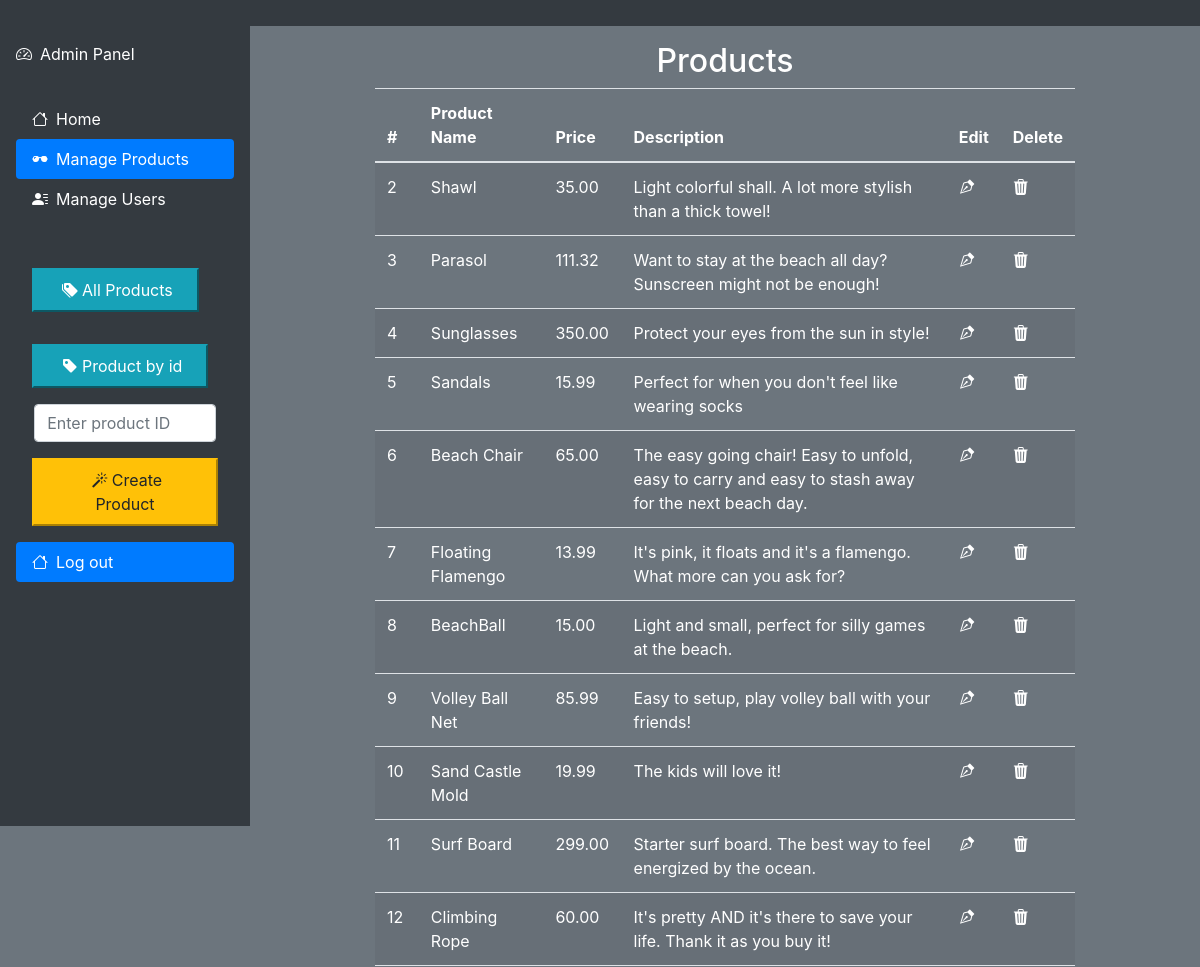
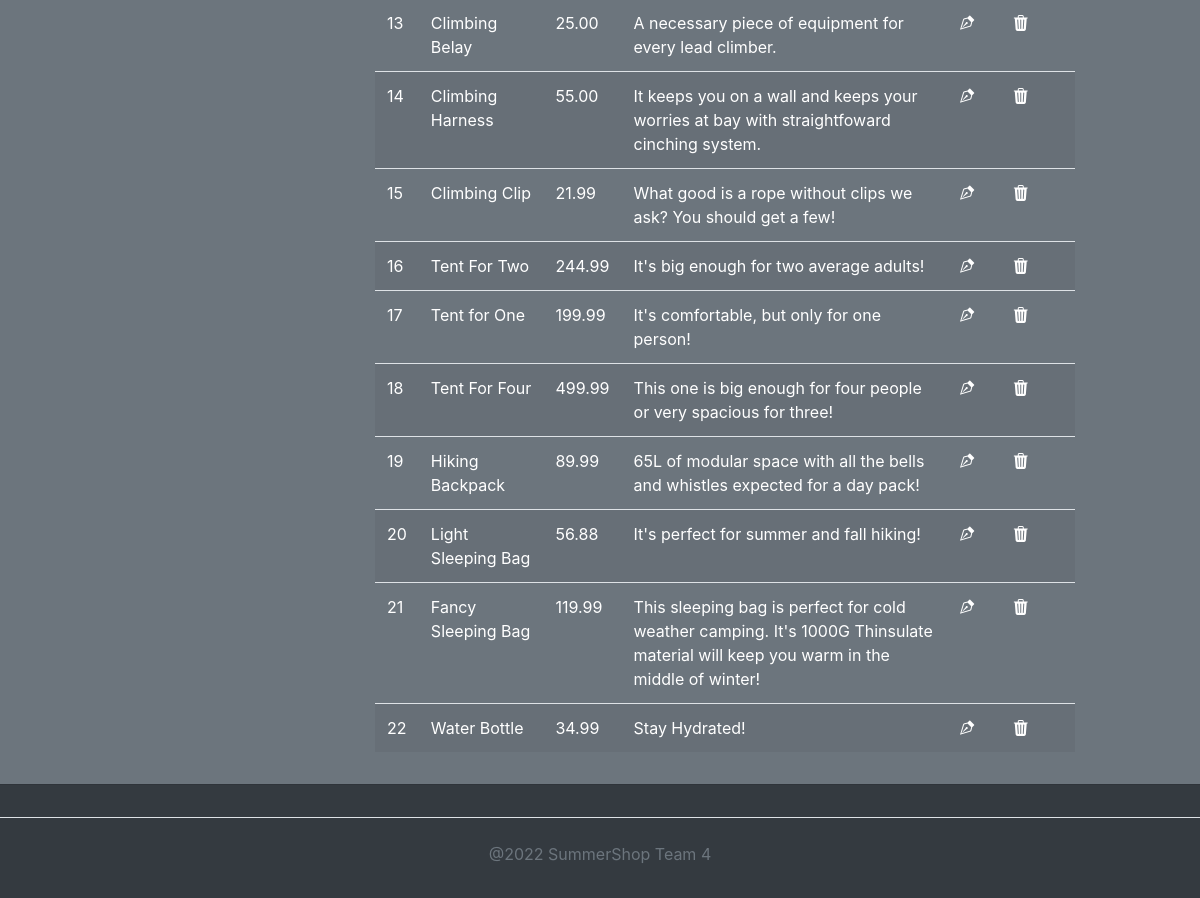
The app's page /members/adminManageProducts.php with its own data (2 pictures, top to bottom).
### tables this page shows
CREATE TABLE `products` (
  `id` int(11) NOT NULL,
  `name` varchar(255) NOT NULL,
  `description` varchar(255) NOT NULL,
  `price` decimal(10,2) NOT NULL
);

### models/admin.php (called while the page is built, shortened)
<?php
class Admin
{
  private $conn;
  public function __construct($db)
  {
    $this->conn = $db;
  }
  public function getAllProducts()
  {
    $query = 'SELECT * FROM products  ORDER BY
      id ASC';
    $stmt = $this->conn->prepare($query);
    $stmt->execute();
    return $stmt;
  }
}

### members/adminManageProducts.php (the view, shortened to what this page needs)
<?php
include_once '../models/admin.php';
$database = new Database();
$db = $database->connect();
$admin = new Admin($db);
$result = $admin->getAllProducts();
?>
<!DOCTYPE html>
<html lang="en">
<head>
  <link rel="stylesheet" href="https://cdn.jsdelivr.net/npm/bootstrap@4.3.1/dist/css/bootstrap.min.css"
>
  <link rel="stylesheet" href="../css/admin/style.css">
  <link rel="stylesheet" href="https://cdn.jsdelivr.net/npm/bootstrap-icons@1.8.3/font/bootstrap-icons.css">
</head>
<body>
  <nav class="navbar navbar-expand-lg bg-dark">
    <div class="container-fluid">
    </div>
  </nav>
  <div class="container-fluid bg-secondary">
    <div class="row">
      <div class="d-flex flex-column flex-shrink-0 p-3 text-white bg-dark c_h" style="width:250px;">
        <a class="d-flex align-items-stretch mb-3 mb-md-0 me-md-auto text-white text-decoration-none"
          href="adminDashboard.php"><i class="bi bi-speedometer2 pr-2"></i><span class="fs-4">Admin Panel</span></a>
        <ul class="nav nav-pills flex-column mb-auto">
          <li class="nav-item"><a class="nav-link text-white" href="../index.php" aria-current="page"><i
                class="bi bi-house pr-2"></i>Home</a></li>
          <li><a class="nav-link active text-white" href="#"><i class="bi bi-sunglasses pr-2"></i>Manage
              Products</a></li>
          <li><a class="nav-link text-white" href="adminGetAll.php"><i
                class="bi bi-person-lines-fill pr-2"></i></i>Manage Users</a></li>
          <li><button onclick="location.reload()" type="button" class="btn-info p-2 pr-4 pl-4 m-3"><i
                class="bi bi-tags-fill p-1"></i></i>All Products</button></li>
          <li><button onclick="getOneProduct()" id="searchID" type="button" class="btn-info p-2 pr-4 pl-4 m-3"><i
                class="bi bi-tag-fill p-1"></i></i>Product by id</button></li>
          <li><input id="idBox" name="productId" type="text" class="form-control m-auto col-10"
              placeholder="Enter product ID"></li>
          <li><button onclick="window.location.assign('productCreate.php')" type="button"
              class="btn-warning p-2 pr-4 pl-4 m-3">
              <i class="bi bi-magic p-1"></i>Create Product</button></li>
          <li class="nav-item"><a class="nav-link active" href="../api/admin/admin_logout.php" aria-current="page"><i
                class="bi bi-house pr-2"></i>Log out</a></li>
        </ul>
      </div>
      <div class="d-flex flex-grow-1 py-3 ps-0 ms-0 justify-content-center text-white bg-secondary">
        <div class="row-flex">
          <h2 class="text-center">Products</h2>
          <table class="table table-striped text-white t_s">
            <thead>
              <tr>
                <th scope="col">#</th>
                <th scope="col">Product Name</th>
                <th scope="col">Price</th>
                <th scope="col">Description</th>
                <th scope="col">Edit</th>
                <th scope="col">Delete</th>
              </tr>
            </thead>
            <tbody>
              <?php while ($row = $result->fetch(PDO::FETCH_ASSOC)) { ?>
              <tr>
                <td> <?= $row['id']; ?> </td>
                <td> <?= $row['name']; ?> </td>
                <td> <?= $row['price']; ?> </td>
                <td> <?= $row['description']; ?> </td>
                <td> <a href="../members/productupdate.php?id=<?= $row['id'] ?>"><i
                      class="bi bi-vector-pen text-white"></i></a> </td>
                <td> <a href="../api/admin/admin_productDelete.php?id=<?= $row['id'] ?>"><i
                      class="bi bi-trash3-fill text-white"></i></a></td>
              </tr>
              <?php }
                            ?>
            </tbody>
          </table>
        </div>
      </div>
    </div>
  </div>
  <footer class="py-3 bg-dark">
    <ul class="nav justify-content-center border-bottom pb-3">
    </ul>
    <p class="text-center text-muted pt-4">@2022 SummerShop Team 4</p>
  </footer>
</body>
</html>

### css/admin/style.css (style rules this page uses)
.c_h { height: 100vh; }
@media (min-width: 800px) { .t_s { max-width: 600px; } }
@media (min-width: 1080px) { .t_s { max-width: 700px; } }

### records on screen
products: id "2", name "Shawl", price "35.00", description "Light colorful shall. A lot more stylish than a thick towel!"
products: id "3", name "Parasol", price "111.32", description "Want to stay at the beach all day? Sunscreen might not be enough!"
products: id "4", name "Sunglasses", price "350.00", description "Protect your eyes from the sun in style!"
products: id "5", name "Sandals", price "15.99", description "Perfect for when you don't feel like wearing socks"
products: id "6", name "Beach Chair", price "65.00", description "The easy going chair! Easy to unfold, easy to carry and easy to stash away for the next beach day."
products: id "7", name "Floating Flamengo", price "13.99", description "It's pink, it floats and it's a flamengo. What more can you ask for?"
products: id "8", name "BeachBall", price "15.00", description "Light and small, perfect for silly games at the beach."
products: id "9", name "Volley Ball Net", price "85.99", description "Easy to setup, play volley ball with your friends!"
products: id "10", name "Sand Castle Mold", price "19.99", description "The kids will love it!"
products: id "11", name "Surf Board", price "299.00", description "Starter surf board. The best way to feel energized by the ocean."
products: id "12", name "Climbing Rope", price "60.00", description "It's pretty AND it's there to save your life. Thank it as you buy it!"
products: id "13", name "Climbing Belay", price "25.00", description "A necessary piece of equipment for every lead climber."
products: id "14", name "Climbing Harness", price "55.00", description "It keeps you on a wall and keeps your worries at bay with straightfoward cinching system."
products: id "15", name "Climbing Clip", price "21.99", description "What good is a rope without clips we ask? You should get a few!"
products: id "16", name "Tent For Two", price "244.99", description "It's big enough for two average adults!"
products: id "17", name "Tent for One", price "199.99", description "It's comfortable, but only for one person!"
products: id "18", name "Tent For Four", price "499.99", description "This one is big enough for four people or very spacious for three!"
products: id "19", name "Hiking Backpack", price "89.99", description "65L of modular space with all the bells and whistles expected for a day pack!"
products: id "20", name "Light Sleeping Bag", price "56.88", description "It's perfect for summer and fall hiking!"
products: id "21", name "Fancy Sleeping Bag", price "119.99", description "This sleeping bag is perfect for cold weather camping. It's 1000G Thinsulate material will keep you warm in the middle of winter!"
products: id "22", name "Water Bottle", price "34.99", description "Stay Hydrated!"
